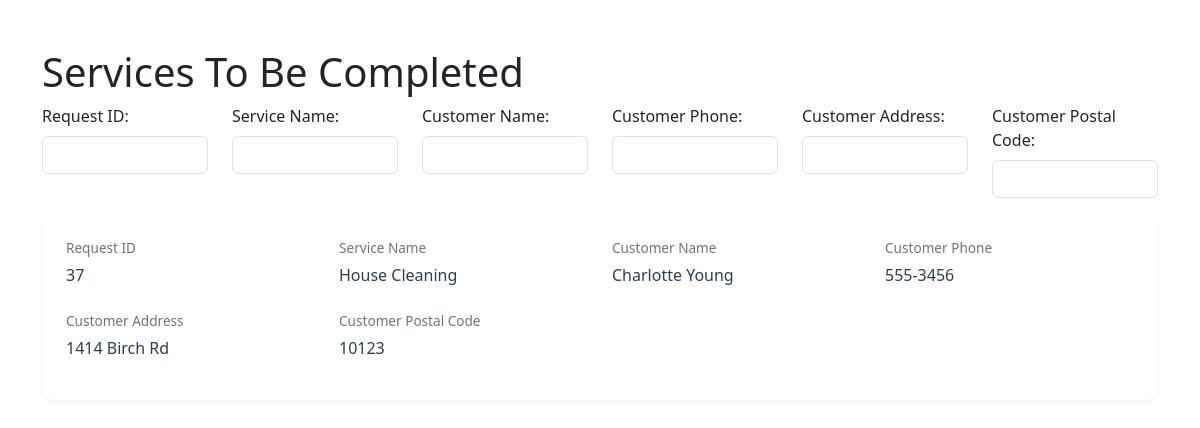
Screenshot of /Professional_Services_Today.html (signed in) with the database file from the repository.
### tables this page shows
CREATE TABLE ServiceRequests (
    RequestID INTEGER PRIMARY KEY,
    CustomerID INTEGER NOT NULL,
    ProfessionalID INTEGER,
    ServiceID INTEGER NOT NULL,
    RequestDate TIMESTAMP DEFAULT CURRENT_TIMESTAMP,
    Status TEXT NOT NULL DEFAULT 'Requested',
    Rating INTEGER,
    Review TEXT,
    FOREIGN KEY (CustomerID) REFERENCES Customers(CustomerID),
    FOREIGN KEY (ProfessionalID) REFERENCES Professionals(ProfessionalID),
    FOREIGN KEY (ServiceID) REFERENCES Services(ServiceID)
);

CREATE TABLE Services (
    ServiceID INTEGER PRIMARY KEY,
    ServiceName VARCHAR(255) NOT NULL,
    Description TEXT,
    BasePrice DECIMAL(10, 2) NOT NULL
);

CREATE TABLE Customers (
    CustomerID INTEGER PRIMARY KEY,
    Email VARCHAR(255) UNIQUE NOT NULL,
    Password VARCHAR(255) NOT NULL,
    Name VARCHAR(255) NOT NULL,
    Phone VARCHAR(20),
    Address VARCHAR(255),
    PostalCode VARCHAR(10)
);

### backend/app.py (the view)
@app.route('/Professional_Services_Today.html', methods=['GET', 'POST'])
def PROFESSIONALSERVICESTODAY():
    professional_id = session.get('professional_id')
    if not professional_id:
        print("Please log in as a professional.")
        return redirect(url_for('login'))
    conn = sqlite3.connect('database.db')
    cursor = conn.cursor()
    cursor.execute('''SELECT Name,Phone,Address,PostalCode,RequestID,ServiceName
                   FROM ServiceRequests sr JOIN Customers c ON c.CustomerID = sr.CustomerID JOIN Services s ON s.ServiceID = sr.ServiceID
                   WHERE Status = ? AND ProfessionalID = ?''', ('Accepted', professional_id))
    requests = cursor.fetchall()
    print(requests)
    conn.close()
    return render_template('Professional_Services_Today.html', requests=requests)

### templates/Professional_Services_Today.html (shortened to what this page needs)
<!DOCTYPE html>
<html lang="en">
<head>
    <link href="https://cdnjs.cloudflare.com/ajax/libs/bootstrap/5.3.0/css/bootstrap.min.css" rel="stylesheet">
    <link rel="stylesheet" href="https://cdnjs.cloudflare.com/ajax/libs/animate.css/4.1.1/animate.min.css"/>
</head>
<body>
    <div class="container mt-5 animate__animated animate__fadeInUp">
        <h1>Services To Be Completed</h1>
        <div class="row mb-3">
            <div class="col-md-2">
                <label for="requestIdFilter" class="form-label">Request ID:</label>
                <input type="number" class="form-control" id="requestIdFilter">
            </div>
            <div class="col-md-2">
                <label for="serviceNameFilter" class="form-label">Service Name:</label>
                <input type="text" class="form-control" id="serviceNameFilter">
            </div>
            <div class="col-md-2">
                <label for="customerNameFilter" class="form-label">Customer Name:</label>
                <input type="text" class="form-control" id="customerNameFilter">
            </div>
            <div class="col-md-2">
                <label for="customerPhoneFilter" class="form-label">Customer Phone:</label>
                <input type="text" class="form-control" id="customerPhoneFilter">
            </div>
            <div class="col-md-2">
                <label for="customerAddressFilter" class="form-label">Customer Address:</label>
                <input type="text" class="form-control" id="customerAddressFilter">
            </div>
            <div class="col-md-2">
                <label for="customerPostalCodeFilter" class="form-label">Customer Postal Code:</label>
                <input type="text" class="form-control" id="customerPostalCodeFilter">
            </div>
        </div>
        {% if requests %}
            {% for request in requests %}
                <div class="service-card animate__animated animate__fadeInUp">
                    <div class="service-info">
                        <div class="info-group">
                            <span class="info-label">Request ID</span>
                            <span class="info-value">{{ request[4] }}</span>
                        </div>
                        <div class="info-group">
                            <span class="info-label">Service Name</span>
                            <span class="info-value">{{ request[5] }}</span>
                        </div>
                        <div class="info-group">
                            <span class="info-label">Customer Name</span>
                            <span class="info-value">{{ request[0] }}</span>
                        </div>
                        <div class="info-group">
                            <span class="info-label">Customer Phone</span>
                            <span class="info-value">{{ request[1] }}</span>
                        </div>
                        <div class="info-group">
                            <span class="info-label">Customer Address</span>
                            <span class="info-value">{{ request[2] }}</span>
                        </div>
                        <div class="info-group">
                            <span class="info-label">Customer Postal Code</span>
                            <span class="info-value">{{ request[3] }}</span>
                        </div>
                    </div>
                </div>
            {% endfor %}
        {% else %}
            <p>No pending requests.</p>
        {% endif %}
    </div>
</body>
</html>

### templates/Professional_Services_Today.html (style rules this page uses)
body { font-family: 'Segoe UI', Tahoma, Geneva, Verdana, sans-serif; background-image: url('static/3.jpg'); background-size: cover; background-repeat: no-repeat; display: flex; min-height: 100vh; flex-direction: column; }
.container { animation: fadeIn 1s ease-in-out; flex: 1; }
.service-card { background: white; border-radius: 12px; padding: 1.5rem; margin-bottom: 1rem; box-shadow: 0 2px 4px rgba(0,0,0,0.05); transition: transform 0.2s, box-shadow 0.2s; }
.service-info { display: grid; grid-template-columns: repeat(auto-fit, minmax(200px, 1fr)); gap: 1.5rem; margin-bottom: 1rem; }
.info-group { display: flex; flex-direction: column; }
.info-label { font-size: 0.85rem; color: #6c757d; margin-bottom: 0.3rem; font-weight: 500; }
.info-value { font-size: 1rem; color: #2c3e50; font-weight: 500; }

### rows the page displays
ServiceRequests: RequestID "37", ServiceName "House Cleaning", Name "Charlotte Young", Phone "555-3456", Address "1414 Birch Rd", PostalCode "10123"
